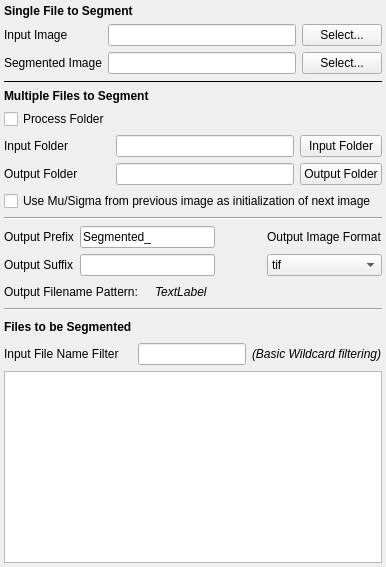
      <widget class="QWidget" name="filesInputTab">
       <attribute name="title">
        <string>File Selection</string>
       </attribute>
       <layout class="QVBoxLayout" name="verticalLayout" stretch="0,0,0,0,0,0,0,0,0,0">
        <property name="margin">
         <number>4</number>
        </property>
        <item>
         <layout class="QGridLayout" name="gridLayout_5">
          <item row="3" column="1">
           <widget class="QLabel" name="label_6">
            <property name="toolTip">
             <string>The image to be segmented</string>
            </property>
            <property name="text">
             <string>Input Image</string>
            </property>
           </widget>
          </item>
          <item row="3" column="2">
           <widget class="QFSDropLineEdit" name="inputImageFilePath">
            <property name="toolTip">
             <string>The image to be segmented</string>
            </property>
           </widget>
          </item>
          <item row="3" column="3">
           <widget class="QPushButton" name="inputImageFilePathBtn">
            <property name="text">
             <string>Select...</string>
            </property>
           </widget>
          </item>
          <item row="4" column="1">
           <widget class="QLabel" name="label_7">
            <property name="toolTip">
             <string>The output image to be written at the conclusion of the segmentation</string>
            </property>
            <property name="text">
             <string>Segmented Image</string>
            </property>
           </widget>
          </item>
          <item row="4" column="2">
           <widget class="QLineEdit" name="outputImageFile">
            <property name="toolTip">
             <string>The output image to be written at the conclusion of the segmentation</string>
            </property>
            <property name="text">
             <string/>
            </property>
           </widget>
          </item>
          <item row="4" column="3">
           <widget class="QPushButton" name="outputImageButton">
            <property name="text">
             <string>Select...</string>
            </property>
           </widget>
          </item>
          <item row="2" column="1" colspan="3">
           <widget class="QLabel" name="label_16">
            <property name="font">
             <font>
              <weight>75</weight>
              <bold>true</bold>
             </font>
            </property>
            <property name="text">
             <string>Single File to Segment</string>
            </property>
           </widget>
          </item>
         </layout>
        </item>
        <item>
         <widget class="Line" name="line">
          <property name="frameShadow">
           <enum>QFrame::Plain</enum>
          </property>
          <property name="orientation">
           <enum>Qt::Horizontal</enum>
          </property>
         </widget>
        </item>
        <item>
         <widget class="QLabel" name="label_17">
          <property name="font">
           <font>
            <weight>75</weight>
            <bold>true</bold>
           </font>
          </property>
          <property name="text">
           <string>Multiple Files to Segment</string>
          </property>
         </widget>
        </item>
        <item>
         <layout class="QGridLayout" name="gridLayout_3">
          <property name="verticalSpacing">
           <number>6</number>
          </property>
          <item row="2" column="0">
           <widget class="QLabel" name="label_15">
            <property name="text">
             <string>Output Folder</string>
            </property>
           </widget>
          </item>
          <item row="0" column="0">
           <widget class="QCheckBox" name="processFolder">
            <property name="enabled">
             <bool>true</bool>
            </property>
            <property name="toolTip">
             <string>Check this box if you want to process multiple images in a single run</string>
            </property>
            <property name="statusTip">
             <string>Check this box if you want to process multiple images in a single run</string>
            </property>
            <property name="text">
             <string>Process Folder</string>
            </property>
           </widget>
          </item>
          <item row="1" column="0">
           <widget class="QLabel" name="label_5">
            <property name="text">
             <string>Input Folder</string>
            </property>
           </widget>
          </item>
          <item row="3" column="0" colspan="3">
           <widget class="QCheckBox" name="muSigmaFeedback">
            <property name="text">
             <string>Use Mu/Sigma from previous image as initialization of next image</string>
            </property>
           </widget>
          </item>
          <item row="1" column="1">
           <widget class="QLineEdit" name="sourceDirectoryLE"/>
          </item>
          <item row="2" column="1">
           <widget class="QLineEdit" name="outputDirectoryLE">
            <property name="text">
             <string/>
            </property>
           </widget>
          </item>
          <item row="1" column="2">
           <widget class="QPushButton" name="sourceDirectoryBtn">
            <property name="text">
             <string>Input Folder</string>
            </property>
           </widget>
          </item>
          <item row="2" column="2">
           <widget class="QPushButton" name="outputDirectoryBtn">
            <property name="text">
             <string>Output Folder</string>
            </property>
           </widget>
          </item>
         </layout>
        </item>
        <item>
         <widget class="Line" name="line_3">
          <property name="orientation">
           <enum>Qt::Horizontal</enum>
          </property>
         </widget>
        </item>
        <item>
         <layout class="QGridLayout" name="gridLayout_7">
          <item row="0" column="0">
           <widget class="QLabel" name="label_2">
            <property name="toolTip">
             <string>The prefix to be attached to the output filename</string>
            </property>
            <property name="statusTip">
             <string>The prefix to be attached to the output filename</string>
            </property>
            <property name="text">
             <string>Output Prefix</string>
            </property>
           </widget>
          </item>
          <item row="0" column="1">
           <widget class="QLineEdit" name="outputPrefix">
            <property name="toolTip">
             <string>The prefix to be attached to the output filename</string>
            </property>
            <property name="statusTip">
             <string>The prefix to be attached to the output filename</string>
            </property>
            <property name="text">
             <string>Segmented_</string>
            </property>
           </widget>
          </item>
          <item row="0" column="2" rowspan="2" colspan="3">
           <spacer name="horizontalSpacer_8">
            <property name="orientation">
             <enum>Qt::Horizontal</enum>
            </property>
            <property name="sizeHint" stdset="0">
             <size>
              <width>40</width>
              <height>20</height>
             </size>
            </property>
           </spacer>
          </item>
          <item row="0" column="5">
           <widget class="QLabel" name="outputImageTypeLabel">
            <property name="toolTip">
             <string>The format of the output image(s)</string>
            </property>
            <property name="statusTip">
             <string>The format of the output image(s)</string>
            </property>
            <property name="text">
             <string>Output Image Format</string>
            </property>
           </widget>
          </item>
          <item row="1" column="0">
           <widget class="QLabel" name="label_3">
            <property name="toolTip">
             <string>A suffix to be attached to each output filename</string>
            </property>
            <property name="statusTip">
             <string>A suffix to be attached to each output filename</string>
            </property>
            <property name="text">
             <string>Output Suffix</string>
            </property>
           </widget>
          </item>
          <item row="1" column="1">
           <widget class="QLineEdit" name="outputSuffix">
            <property name="toolTip">
             <string>A suffix to be attached to each output filename</string>
            </property>
            <property name="statusTip">
             <string>A suffix to be attached to each output filename</string>
            </property>
           </widget>
          </item>
          <item row="1" column="5">
           <widget class="QComboBox" name="outputImageType">
            <property name="toolTip">
             <string>The format of the output image(s)</string>
            </property>
            <property name="statusTip">
             <string>The format of the output image(s)</string>
            </property>
            <item>
             <property name="text">
              <string>tif</string>
             </property>
            </item>
            <item>
             <property name="text">
              <string>bmp</string>
             </property>
            </item>
            <item>
             <property name="text">
              <string>jpeg</string>
             </property>
            </item>
            <item>
             <property name="text">
              <string>png</string>
             </property>
            </item>
           </widget>
          </item>
         </layout>
        </item>
        <item>
         <layout class="QHBoxLayout" name="_6">
          <property name="spacing">
           <number>5</number>
          </property>
          <item>
           <widget class="QLabel" name="label_14">
            <property name="text">
             <string>Output Filename Pattern:</string>
            </property>
           </widget>
          </item>
          <item>
           <spacer name="horizontalSpacer_3">
            <property name="orientation">
             <enum>Qt::Horizontal</enum>
            </property>
            <property name="sizeType">
             <enum>QSizePolicy::Fixed</enum>
            </property>
            <property name="sizeHint" stdset="0">
             <size>
              <width>12</width>
              <height>20</height>
             </size>
            </property>
           </spacer>
          </item>
          <item>
           <widget class="QLabel" name="outputFilenamePattern">
            <property name="font">
             <font>
              <italic>true</italic>
             </font>
            </property>
            <property name="toolTip">
             <string>Example output filename</string>
            </property>
            <property name="statusTip">
             <string>Example output filename</string>
            </property>
            <property name="text">
             <string>TextLabel</string>
            </property>
           </widget>
          </item>
          <item>
           <spacer name="horizontalSpacer_5">
            <property name="orientation">
             <enum>Qt::Horizontal</enum>
            </property>
            <property name="sizeHint" stdset="0">
             <size>
              <width>40</width>
              <height>20</height>
             </size>
            </property>
           </spacer>
          </item>
         </layout>
        </item>
        <item>
         <widget class="Line" name="line_2">
          <property name="orientation">
           <enum>Qt::Horizontal</enum>
          </property>
         </widget>
        </item>
        <item>
         <layout class="QGridLayout" name="gridLayout_2">
          <item row="0" column="0">
           <widget class="QLabel" name="label_13">
            <property name="font">
             <font>
              <weight>75</weight>
              <bold>true</bold>
             </font>
            </property>
            <property name="text">
             <string>Files to be Segmented</string>
            </property>
           </widget>
          </item>
          <item row="0" column="1" colspan="4">
           <spacer name="horizontalSpacer_11">
            <property name="orientation">
             <enum>Qt::Horizontal</enum>
            </property>
            <property name="sizeHint" stdset="0">
             <size>
              <width>40</width>
              <height>20</height>
             </size>
            </property>
           </spacer>
          </item>
          <item row="1" column="0">
           <widget class="QLabel" name="filterPatternLabel">
            <property name="statusTip">
             <string>Quick Filtering of the input filenames. This is an inclusive only filter. Simply type part of the filename to filter the list.</string>
            </property>
            <property name="text">
             <string>Input File Name Filter </string>
            </property>
           </widget>
          </item>
          <item row="1" column="1" colspan="3">
           <widget class="QLineEdit" name="filterPatternLineEdit">
            <property name="statusTip">
             <string>Quick Filtering of the input filenames. This is an inclusive only filter. Simply type part of the filename to filter the list.</string>
            </property>
            <property name="text">
             <string/>
            </property>
           </widget>
          </item>
          <item row="1" column="4">
           <widget class="QLabel" name="label_4">
            <property name="font">
             <font>
              <italic>true</italic>
             </font>
            </property>
            <property name="text">
             <string>(Basic Wildcard filtering)</string>
            </property>
           </widget>
          </item>
         </layout>
        </item>
        <item>
         <widget class="QListWidget" name="fileListWidget">
          <property name="editTriggers">
           <set>QAbstractItemView::DoubleClicked</set>
          </property>
          <property name="dragEnabled">
           <bool>true</bool>
          </property>
          <property name="dragDropMode">
           <enum>QAbstractItemView::InternalMove</enum>
          </property>
          <property name="defaultDropAction">
           <enum>Qt::IgnoreAction</enum>
          </property>
          <property name="alternatingRowColors">
           <bool>true</bool>
          </property>
          <property name="movement">
           <enum>QListView::Free</enum>
          </property>
          <property name="uniformItemSizes">
           <bool>true</bool>
          </property>
          <property name="sortingEnabled">
           <bool>false</bool>
          </property>
         </widget>
        </item>
       </layout>
      </widget>
